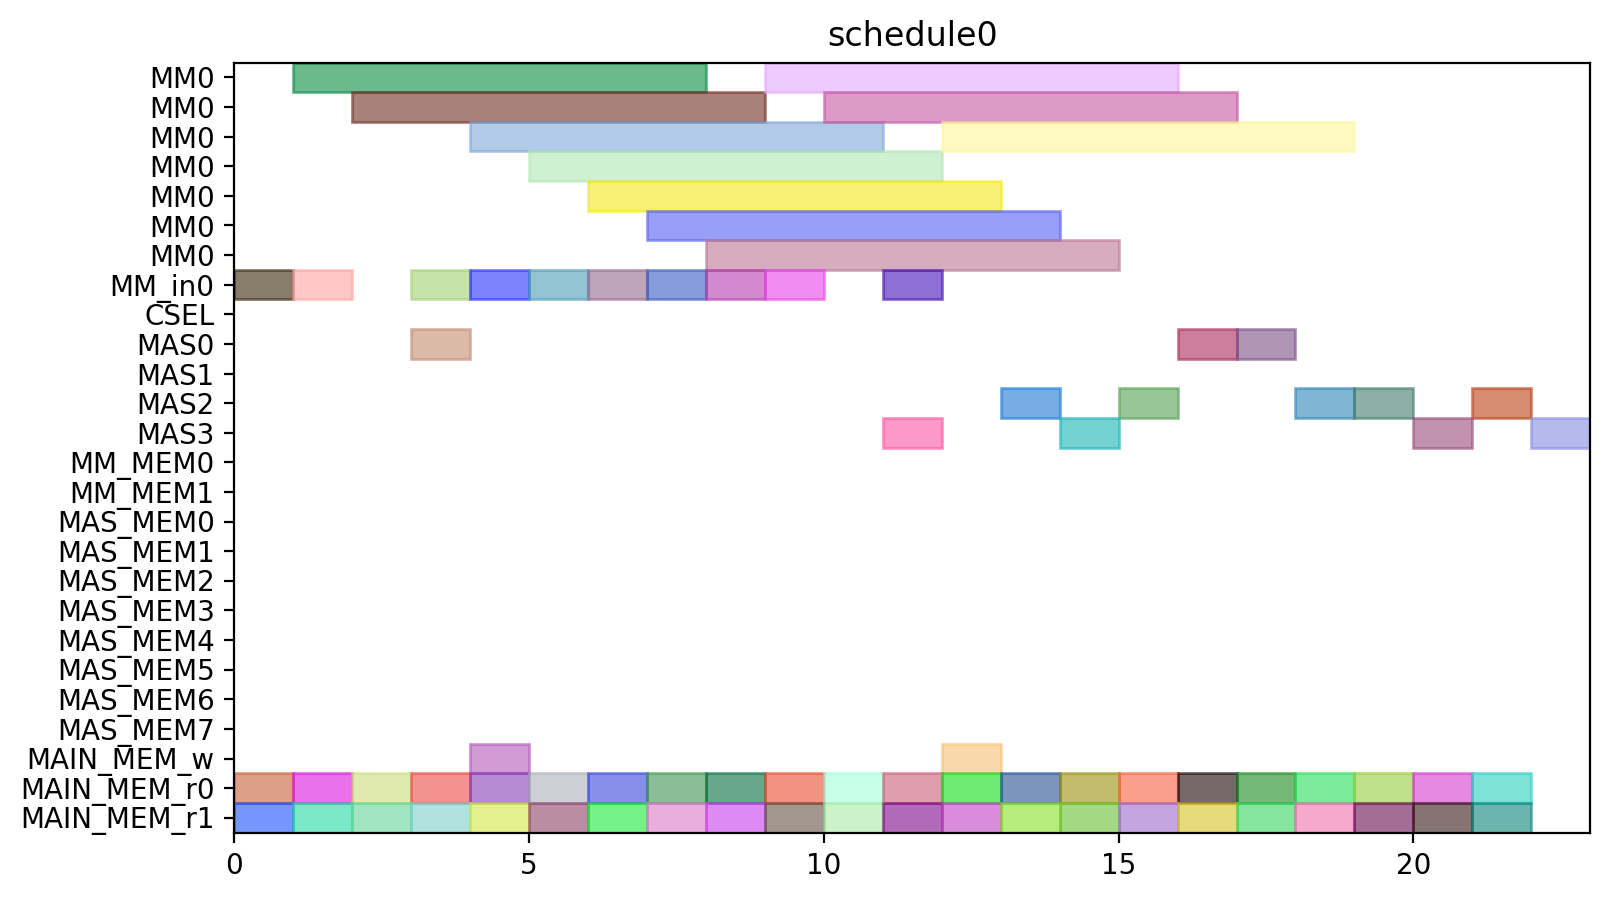

Python code for this plot:
from pyschedule import Scenario, solvers, plotters, alt


def solve():
	horizon = 120
	S = Scenario("schedule0", horizon=horizon)

	# resource
	MM = S.Resources('MM', num=1, size=7)
	MM_in = S.Resources('MM_in', num=1)
	CSEL = S.Resource('CSEL')
	MAS = S.Resources('MAS', num=4, size=1, periods=range(1, horizon))
	MM_MEM = S.Resources('MM_MEM', num=2)
	MAS_MEM = S.Resources('MAS_MEM', num=8)
	MAIN_MEM_w = S.Resource('MAIN_MEM_w', size=1)
	MAIN_MEM_r = S.Resources('MAIN_MEM_r', num=2)

	# result of previous scheduling

	# new tasks
	c10_t0 = S.Task('c10_t0', length=7, delay_cost=1)
	c10_t0 += alt(MM)
	c10_t0_in = S.Task('c10_t0_in', length=1, delay_cost=1)
	c10_t0_in += alt(MM_in)
	S += c10_t0_in*MM_in[0]<=c10_t0*MM[0]
	c10_t0_mem0 = S.Task('c10_t0_mem0', length=1, delay_cost=1)
	c10_t0_mem0 += MAIN_MEM_r[0]
	S += c10_t0_mem0 <= c10_t0

	c10_t0_mem1 = S.Task('c10_t0_mem1', length=1, delay_cost=1)
	c10_t0_mem1 += MAIN_MEM_r[1]
	S += c10_t0_mem1 <= c10_t0

	c10_t1 = S.Task('c10_t1', length=7, delay_cost=1)
	c10_t1 += alt(MM)
	c10_t1_in = S.Task('c10_t1_in', length=1, delay_cost=1)
	c10_t1_in += alt(MM_in)
	S += c10_t1_in*MM_in[0]<=c10_t1*MM[0]
	c10_t1_mem0 = S.Task('c10_t1_mem0', length=1, delay_cost=1)
	c10_t1_mem0 += MAIN_MEM_r[0]
	S += c10_t1_mem0 <= c10_t1

	c10_t1_mem1 = S.Task('c10_t1_mem1', length=1, delay_cost=1)
	c10_t1_mem1 += MAIN_MEM_r[1]
	S += c10_t1_mem1 <= c10_t1

	c10_t2 = S.Task('c10_t2', length=1, delay_cost=1)
	c10_t2 += alt(MAS)
	c10_t2_mem0 = S.Task('c10_t2_mem0', length=1, delay_cost=1)
	c10_t2_mem0 += MAIN_MEM_r[0]
	S += c10_t2_mem0 <= c10_t2

	c10_t2_mem1 = S.Task('c10_t2_mem1', length=1, delay_cost=1)
	c10_t2_mem1 += MAIN_MEM_r[1]
	S += c10_t2_mem1 <= c10_t2

	c10_t3 = S.Task('c10_t3', length=1, delay_cost=1)
	c10_t3 += alt(MAS)
	c10_t3_mem0 = S.Task('c10_t3_mem0', length=1, delay_cost=1)
	c10_t3_mem0 += MAIN_MEM_r[0]
	S += c10_t3_mem0 <= c10_t3

	c10_t3_mem1 = S.Task('c10_t3_mem1', length=1, delay_cost=1)
	c10_t3_mem1 += MAIN_MEM_r[1]
	S += c10_t3_mem1 <= c10_t3

	c20_t0 = S.Task('c20_t0', length=7, delay_cost=1)
	c20_t0 += alt(MM)
	c20_t0_in = S.Task('c20_t0_in', length=1, delay_cost=1)
	c20_t0_in += alt(MM_in)
	S += c20_t0_in*MM_in[0]<=c20_t0*MM[0]
	c20_t0_mem0 = S.Task('c20_t0_mem0', length=1, delay_cost=1)
	c20_t0_mem0 += MAIN_MEM_r[0]
	S += c20_t0_mem0 <= c20_t0

	c20_t0_mem1 = S.Task('c20_t0_mem1', length=1, delay_cost=1)
	c20_t0_mem1 += MAIN_MEM_r[1]
	S += c20_t0_mem1 <= c20_t0

	c20_t1 = S.Task('c20_t1', length=7, delay_cost=1)
	c20_t1 += alt(MM)
	c20_t1_in = S.Task('c20_t1_in', length=1, delay_cost=1)
	c20_t1_in += alt(MM_in)
	S += c20_t1_in*MM_in[0]<=c20_t1*MM[0]
	c20_t1_mem0 = S.Task('c20_t1_mem0', length=1, delay_cost=1)
	c20_t1_mem0 += MAIN_MEM_r[0]
	S += c20_t1_mem0 <= c20_t1

	c20_t1_mem1 = S.Task('c20_t1_mem1', length=1, delay_cost=1)
	c20_t1_mem1 += MAIN_MEM_r[1]
	S += c20_t1_mem1 <= c20_t1

	c20_t2 = S.Task('c20_t2', length=1, delay_cost=1)
	c20_t2 += alt(MAS)
	c20_t2_mem0 = S.Task('c20_t2_mem0', length=1, delay_cost=1)
	c20_t2_mem0 += MAIN_MEM_r[0]
	S += c20_t2_mem0 <= c20_t2

	c20_t2_mem1 = S.Task('c20_t2_mem1', length=1, delay_cost=1)
	c20_t2_mem1 += MAIN_MEM_r[1]
	S += c20_t2_mem1 <= c20_t2

	c20_t3 = S.Task('c20_t3', length=1, delay_cost=1)
	c20_t3 += alt(MAS)
	c20_t3_mem0 = S.Task('c20_t3_mem0', length=1, delay_cost=1)
	c20_t3_mem0 += MAIN_MEM_r[0]
	S += c20_t3_mem0 <= c20_t3

	c20_t3_mem1 = S.Task('c20_t3_mem1', length=1, delay_cost=1)
	c20_t3_mem1 += MAIN_MEM_r[1]
	S += c20_t3_mem1 <= c20_t3

	c01_t0 = S.Task('c01_t0', length=7, delay_cost=1)
	c01_t0 += alt(MM)
	c01_t0_in = S.Task('c01_t0_in', length=1, delay_cost=1)
	c01_t0_in += alt(MM_in)
	S += c01_t0_in*MM_in[0]<=c01_t0*MM[0]
	c01_t0_mem0 = S.Task('c01_t0_mem0', length=1, delay_cost=1)
	c01_t0_mem0 += MAIN_MEM_r[0]
	S += c01_t0_mem0 <= c01_t0

	c01_t0_mem1 = S.Task('c01_t0_mem1', length=1, delay_cost=1)
	c01_t0_mem1 += MAIN_MEM_r[1]
	S += c01_t0_mem1 <= c01_t0

	c01_t1 = S.Task('c01_t1', length=7, delay_cost=1)
	c01_t1 += alt(MM)
	c01_t1_in = S.Task('c01_t1_in', length=1, delay_cost=1)
	c01_t1_in += alt(MM_in)
	S += c01_t1_in*MM_in[0]<=c01_t1*MM[0]
	c01_t1_mem0 = S.Task('c01_t1_mem0', length=1, delay_cost=1)
	c01_t1_mem0 += MAIN_MEM_r[0]
	S += c01_t1_mem0 <= c01_t1

	c01_t1_mem1 = S.Task('c01_t1_mem1', length=1, delay_cost=1)
	c01_t1_mem1 += MAIN_MEM_r[1]
	S += c01_t1_mem1 <= c01_t1

	c01_t2 = S.Task('c01_t2', length=1, delay_cost=1)
	c01_t2 += alt(MAS)
	c01_t2_mem0 = S.Task('c01_t2_mem0', length=1, delay_cost=1)
	c01_t2_mem0 += MAIN_MEM_r[0]
	S += c01_t2_mem0 <= c01_t2

	c01_t2_mem1 = S.Task('c01_t2_mem1', length=1, delay_cost=1)
	c01_t2_mem1 += MAIN_MEM_r[1]
	S += c01_t2_mem1 <= c01_t2

	c01_t3 = S.Task('c01_t3', length=1, delay_cost=1)
	c01_t3 += alt(MAS)
	c01_t3_mem0 = S.Task('c01_t3_mem0', length=1, delay_cost=1)
	c01_t3_mem0 += MAIN_MEM_r[0]
	S += c01_t3_mem0 <= c01_t3

	c01_t3_mem1 = S.Task('c01_t3_mem1', length=1, delay_cost=1)
	c01_t3_mem1 += MAIN_MEM_r[1]
	S += c01_t3_mem1 <= c01_t3

	c11_t0 = S.Task('c11_t0', length=7, delay_cost=1)
	c11_t0 += alt(MM)
	c11_t0_in = S.Task('c11_t0_in', length=1, delay_cost=1)
	c11_t0_in += alt(MM_in)
	S += c11_t0_in*MM_in[0]<=c11_t0*MM[0]
	c11_t0_mem0 = S.Task('c11_t0_mem0', length=1, delay_cost=1)
	c11_t0_mem0 += MAIN_MEM_r[0]
	S += c11_t0_mem0 <= c11_t0

	c11_t0_mem1 = S.Task('c11_t0_mem1', length=1, delay_cost=1)
	c11_t0_mem1 += MAIN_MEM_r[1]
	S += c11_t0_mem1 <= c11_t0

	c11_t1 = S.Task('c11_t1', length=7, delay_cost=1)
	c11_t1 += alt(MM)
	c11_t1_in = S.Task('c11_t1_in', length=1, delay_cost=1)
	c11_t1_in += alt(MM_in)
	S += c11_t1_in*MM_in[0]<=c11_t1*MM[0]
	c11_t1_mem0 = S.Task('c11_t1_mem0', length=1, delay_cost=1)
	c11_t1_mem0 += MAIN_MEM_r[0]
	S += c11_t1_mem0 <= c11_t1

	c11_t1_mem1 = S.Task('c11_t1_mem1', length=1, delay_cost=1)
	c11_t1_mem1 += MAIN_MEM_r[1]
	S += c11_t1_mem1 <= c11_t1

	c11_t2 = S.Task('c11_t2', length=1, delay_cost=1)
	c11_t2 += alt(MAS)
	c11_t2_mem0 = S.Task('c11_t2_mem0', length=1, delay_cost=1)
	c11_t2_mem0 += MAIN_MEM_r[0]
	S += c11_t2_mem0 <= c11_t2

	c11_t2_mem1 = S.Task('c11_t2_mem1', length=1, delay_cost=1)
	c11_t2_mem1 += MAIN_MEM_r[1]
	S += c11_t2_mem1 <= c11_t2

	c11_t3 = S.Task('c11_t3', length=1, delay_cost=1)
	c11_t3 += alt(MAS)
	c11_t3_mem0 = S.Task('c11_t3_mem0', length=1, delay_cost=1)
	c11_t3_mem0 += MAIN_MEM_r[0]
	S += c11_t3_mem0 <= c11_t3

	c11_t3_mem1 = S.Task('c11_t3_mem1', length=1, delay_cost=1)
	c11_t3_mem1 += MAIN_MEM_r[1]
	S += c11_t3_mem1 <= c11_t3

	c21_t0 = S.Task('c21_t0', length=7, delay_cost=1)
	c21_t0 += alt(MM)
	c21_t0_in = S.Task('c21_t0_in', length=1, delay_cost=1)
	c21_t0_in += alt(MM_in)
	S += c21_t0_in*MM_in[0]<=c21_t0*MM[0]
	c21_t0_mem0 = S.Task('c21_t0_mem0', length=1, delay_cost=1)
	c21_t0_mem0 += MAIN_MEM_r[0]
	S += c21_t0_mem0 <= c21_t0

	c21_t0_mem1 = S.Task('c21_t0_mem1', length=1, delay_cost=1)
	c21_t0_mem1 += MAIN_MEM_r[1]
	S += c21_t0_mem1 <= c21_t0

	c21_t1 = S.Task('c21_t1', length=7, delay_cost=1)
	c21_t1 += alt(MM)
	c21_t1_in = S.Task('c21_t1_in', length=1, delay_cost=1)
	c21_t1_in += alt(MM_in)
	S += c21_t1_in*MM_in[0]<=c21_t1*MM[0]
	c21_t1_mem0 = S.Task('c21_t1_mem0', length=1, delay_cost=1)
	c21_t1_mem0 += MAIN_MEM_r[0]
	S += c21_t1_mem0 <= c21_t1

	c21_t1_mem1 = S.Task('c21_t1_mem1', length=1, delay_cost=1)
	c21_t1_mem1 += MAIN_MEM_r[1]
	S += c21_t1_mem1 <= c21_t1

	c21_t2 = S.Task('c21_t2', length=1, delay_cost=1)
	c21_t2 += alt(MAS)
	c21_t2_mem0 = S.Task('c21_t2_mem0', length=1, delay_cost=1)
	c21_t2_mem0 += MAIN_MEM_r[0]
	S += c21_t2_mem0 <= c21_t2

	c21_t2_mem1 = S.Task('c21_t2_mem1', length=1, delay_cost=1)
	c21_t2_mem1 += MAIN_MEM_r[1]
	S += c21_t2_mem1 <= c21_t2

	c21_t3 = S.Task('c21_t3', length=1, delay_cost=1)
	c21_t3 += alt(MAS)
	c21_t3_mem0 = S.Task('c21_t3_mem0', length=1, delay_cost=1)
	c21_t3_mem0 += MAIN_MEM_r[0]
	S += c21_t3_mem0 <= c21_t3

	c21_t3_mem1 = S.Task('c21_t3_mem1', length=1, delay_cost=1)
	c21_t3_mem1 += MAIN_MEM_r[1]
	S += c21_t3_mem1 <= c21_t3

	c000 = S.Task('c000', length=1, delay_cost=1)
	c000 += alt(MAS)
	S += 0<c000

	c000_w = S.Task('c000_w', length=1, delay_cost=1)
	c000_w += alt(MAIN_MEM_w)
	S += c000 <= c000_w

	c000_mem0 = S.Task('c000_mem0', length=1, delay_cost=1)
	c000_mem0 += MAIN_MEM_r[0]
	S += c000_mem0 <= c000

	c000_mem1 = S.Task('c000_mem1', length=1, delay_cost=1)
	c000_mem1 += MAIN_MEM_r[1]
	S += c000_mem1 <= c000

	c001 = S.Task('c001', length=1, delay_cost=1)
	c001 += alt(MAS)
	S += 0<c001

	c001_w = S.Task('c001_w', length=1, delay_cost=1)
	c001_w += alt(MAIN_MEM_w)
	S += c001 <= c001_w

	c001_mem0 = S.Task('c001_mem0', length=1, delay_cost=1)
	c001_mem0 += MAIN_MEM_r[0]
	S += c001_mem0 <= c001

	c001_mem1 = S.Task('c001_mem1', length=1, delay_cost=1)
	c001_mem1 += MAIN_MEM_r[1]
	S += c001_mem1 <= c001

	solvers.mip.solve(S,msg=1,kind='CPLEX',ratio_gap=1.01)

	solution = [['hoge']*len(S.solution()[1]) for i in range(len(S.solution()))]
	for i in range(len(S.solution())):
		for j in range(len(S.solution()[i])):
			solution[i][j]=str(S.solution()[i][j])
	print(solution)

	cycles = int(solution[-1][3])

	pic_file_name = "/home/mfukuda/ABE/multiRAM_multiMAS_16mux/scheduling_result/stage7MM1_stage1MAS4/FROB/schedule0.png"
	if(S.solution() != []):
		plotters.matplotlib.plot(S,img_filename=pic_file_name, show_task_labels=False, fig_size=(cycles*0.25+3, 5))

	return solution
